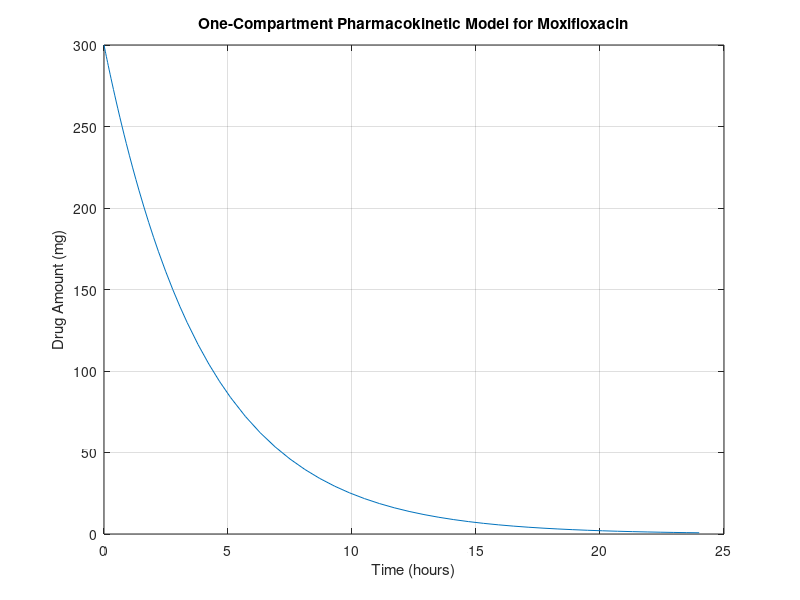

Here is the MATLAB script that generated this plot:
% One-Compartment Model for Moxifloxacin
% Define parameters
k = 0.25; % Elimination rate constant 
% Define the time span for the simulation
tspan = [0 24]; % Start at time 0 and end at time 24
% Initial drug amount
C0 = 300; % Initial amount (mg)
% Solve the differential equation using ode45 and the oneCompModel function
[t,C] = ode45(@(t,C) (-k)*C,  tspan, C0);
% Plot the drug amount vs. time
plot(t, C);
xlabel('Time (hours)');
ylabel('Drug Amount (mg)');
title('One-Compartment Pharmacokinetic Model for Moxifloxacin');
grid on;